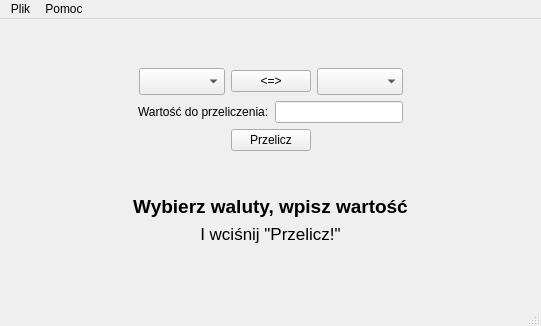
<?xml version="1.0" encoding="UTF-8"?>
<ui version="4.0">
 <class>MainWindow</class>
 <widget class="QMainWindow" name="MainWindow">
  <property name="geometry">
   <rect>
    <x>0</x>
    <y>0</y>
    <width>541</width>
    <height>326</height>
   </rect>
  </property>
  <property name="windowTitle">
   <string>KursyWalut</string>
  </property>
  <widget class="QWidget" name="centralWidget">
   <layout class="QVBoxLayout" name="verticalLayout">
    <item>
     <spacer name="verticalSpacer_3">
      <property name="orientation">
       <enum>Qt::Vertical</enum>
      </property>
      <property name="sizeHint" stdset="0">
       <size>
        <width>20</width>
        <height>11</height>
       </size>
      </property>
     </spacer>
    </item>
    <item>
     <layout class="QHBoxLayout" name="horizontalLayout">
      <item>
       <spacer name="horizontalSpacer_7">
        <property name="orientation">
         <enum>Qt::Horizontal</enum>
        </property>
        <property name="sizeHint" stdset="0">
         <size>
          <width>40</width>
          <height>20</height>
         </size>
        </property>
       </spacer>
      </item>
      <item>
       <widget class="QComboBox" name="comboBox_CurrencySelect1">
        <property name="font">
         <font>
          <pointsize>12</pointsize>
         </font>
        </property>
       </widget>
      </item>
      <item>
       <widget class="QPushButton" name="Button_switch">
        <property name="sizePolicy">
         <sizepolicy hsizetype="Preferred" vsizetype="Fixed">
          <horstretch>0</horstretch>
          <verstretch>0</verstretch>
         </sizepolicy>
        </property>
        <property name="text">
         <string>&lt;=&gt;</string>
        </property>
       </widget>
      </item>
      <item>
       <widget class="QComboBox" name="comboBox_CurrencySelect2">
        <property name="font">
         <font>
          <pointsize>12</pointsize>
         </font>
        </property>
       </widget>
      </item>
      <item>
       <spacer name="horizontalSpacer_8">
        <property name="orientation">
         <enum>Qt::Horizontal</enum>
        </property>
        <property name="sizeHint" stdset="0">
         <size>
          <width>40</width>
          <height>20</height>
         </size>
        </property>
       </spacer>
      </item>
     </layout>
    </item>
    <item>
     <layout class="QHBoxLayout" name="horizontalLayout_2">
      <item>
       <spacer name="horizontalSpacer_3">
        <property name="orientation">
         <enum>Qt::Horizontal</enum>
        </property>
        <property name="sizeHint" stdset="0">
         <size>
          <width>40</width>
          <height>20</height>
         </size>
        </property>
       </spacer>
      </item>
      <item>
       <widget class="QLabel" name="label_2">
        <property name="text">
         <string>Wartość do przeliczenia:</string>
        </property>
       </widget>
      </item>
      <item>
       <widget class="QLineEdit" name="LineEdit_AmountInput1"/>
      </item>
      <item>
       <spacer name="horizontalSpacer">
        <property name="orientation">
         <enum>Qt::Horizontal</enum>
        </property>
        <property name="sizeHint" stdset="0">
         <size>
          <width>40</width>
          <height>20</height>
         </size>
        </property>
       </spacer>
      </item>
     </layout>
    </item>
    <item>
     <layout class="QHBoxLayout" name="horizontalLayout_3">
      <item>
       <spacer name="horizontalSpacer_4">
        <property name="orientation">
         <enum>Qt::Horizontal</enum>
        </property>
        <property name="sizeHint" stdset="0">
         <size>
          <width>40</width>
          <height>20</height>
         </size>
        </property>
       </spacer>
      </item>
      <item>
       <widget class="QPushButton" name="Button_Przelicz">
        <property name="text">
         <string>Przelicz</string>
        </property>
       </widget>
      </item>
      <item>
       <spacer name="horizontalSpacer_5">
        <property name="orientation">
         <enum>Qt::Horizontal</enum>
        </property>
        <property name="sizeHint" stdset="0">
         <size>
          <width>40</width>
          <height>20</height>
         </size>
        </property>
       </spacer>
      </item>
     </layout>
    </item>
    <item>
     <spacer name="verticalSpacer">
      <property name="orientation">
       <enum>Qt::Vertical</enum>
      </property>
      <property name="sizeHint" stdset="0">
       <size>
        <width>20</width>
        <height>38</height>
       </size>
      </property>
     </spacer>
    </item>
    <item>
     <widget class="QLabel" name="label_ShowResults">
      <property name="sizePolicy">
       <sizepolicy hsizetype="Preferred" vsizetype="Preferred">
        <horstretch>0</horstretch>
        <verstretch>0</verstretch>
       </sizepolicy>
      </property>
      <property name="font">
       <font>
        <pointsize>14</pointsize>
        <weight>75</weight>
        <italic>false</italic>
        <bold>true</bold>
        <underline>false</underline>
        <kerning>true</kerning>
       </font>
      </property>
      <property name="text">
       <string>Wybierz waluty, wpisz wartość</string>
      </property>
      <property name="alignment">
       <set>Qt::AlignCenter</set>
      </property>
     </widget>
    </item>
    <item>
     <widget class="QLabel" name="label_ShowResults_small">
      <property name="font">
       <font>
        <pointsize>13</pointsize>
        <underline>false</underline>
       </font>
      </property>
      <property name="text">
       <string>I wciśnij &quot;Przelicz!&quot;</string>
      </property>
      <property name="alignment">
       <set>Qt::AlignCenter</set>
      </property>
     </widget>
    </item>
    <item>
     <spacer name="verticalSpacer_2">
      <property name="orientation">
       <enum>Qt::Vertical</enum>
      </property>
      <property name="sizeHint" stdset="0">
       <size>
        <width>20</width>
        <height>49</height>
       </size>
      </property>
     </spacer>
    </item>
   </layout>
  </widget>
  <widget class="QStatusBar" name="statusBar"/>
  <widget class="QMenuBar" name="menuBar">
   <property name="geometry">
    <rect>
     <x>0</x>
     <y>0</y>
     <width>541</width>
     <height>21</height>
    </rect>
   </property>
   <widget class="QMenu" name="menuPlik">
    <property name="title">
     <string>Plik</string>
    </property>
    <addaction name="actionPrzywr_domy_lne"/>
   </widget>
   <widget class="QMenu" name="menuPomo">
    <property name="title">
     <string>Pomoc</string>
    </property>
    <addaction name="actionO_aplikacji"/>
   </widget>
   <addaction name="menuPlik"/>
   <addaction name="menuPomo"/>
  </widget>
  <action name="actionPrzywr_domy_lne">
   <property name="text">
    <string>Przywróć domyślne</string>
   </property>
  </action>
  <action name="actionO_aplikacji">
   <property name="text">
    <string>O aplikacji</string>
   </property>
  </action>
 </widget>
 <layoutdefault spacing="6" margin="11"/>
 <resources/>
 <connections/>
</ui>
